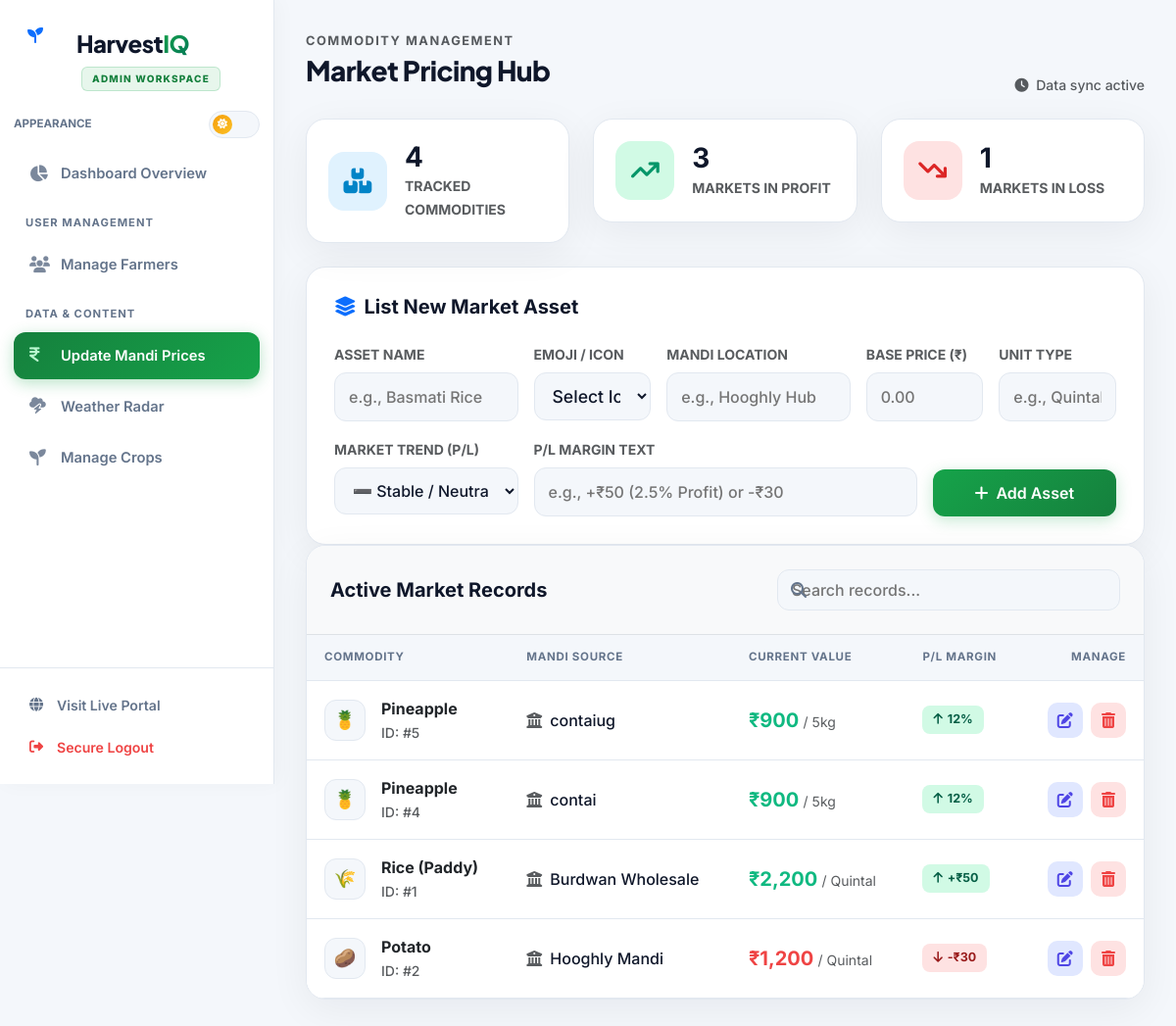
Page /admin/manage_prices.php (signed in) on the committed database.
### tables this page shows
CREATE TABLE `market_prices` (
  `id` int(11) NOT NULL,
  `crop_name` varchar(100) NOT NULL,
  `icon` varchar(50) NOT NULL,
  `price` decimal(10,2) NOT NULL,
  `unit` varchar(50) NOT NULL,
  `mandi_name` varchar(100) NOT NULL,
  `trend` enum('up','down','stable') NOT NULL DEFAULT 'stable',
  `price_change` varchar(50) NOT NULL,
  `updated_at` timestamp NOT NULL DEFAULT current_timestamp() ON UPDATE current_timestamp()
);

### admin/manage_prices.php (the view, shortened to what this page needs)
<?php
require '../db.php';
$all_prices = mysqli_query($conn, "SELECT * FROM market_prices ORDER BY updated_at DESC");
$total_crops = mysqli_num_rows($all_prices);
$profit_markets = 0;
$loss_markets = 0;
$stats_query = mysqli_query($conn, "SELECT trend, COUNT(*) as count FROM market_prices GROUP BY trend");
while($stat = mysqli_fetch_assoc($stats_query)) {
    if($stat['trend'] == 'up') $profit_markets = $stat['count'];
    if($stat['trend'] == 'down') $loss_markets = $stat['count'];
}
?>
<!DOCTYPE html>
<html lang="en">
<head>
    <link href="https://cdn.jsdelivr.net/npm/bootstrap@5.3.0/dist/css/bootstrap.min.css" rel="stylesheet">
</head>
<body class="admin-body">
    <?php require 'admin_sidebar.php'; ?>
    <div class="admin-main">
    <div class="admin-page-wrap">
        <div class="d-flex justify-content-between align-items-end mb-4">
            <div>
                <p class="text-muted mb-1 fw-bold" style="text-transform: uppercase; letter-spacing: 1.5px; font-size: 0.8rem;">Commodity Management</p>
                <h2 class="page-title">Market Pricing Hub</h2>
            </div>
            <div class="text-end text-muted small fw-medium">
                <i class="fa-solid fa-clock me-1"></i> Data sync active
            </div>
        </div>
        <div class="row g-4 mb-4">
            <div class="col-md-4">
                <div class="stat-card">
                    <div class="stat-icon" style="background: #E0F2FE; color: #0284C7;"><i class="fa-solid fa-boxes-stacked"></i></div>
                    <div><h3 class="mb-0 fw-bold brand-font"><?php echo $total_crops; ?></h3><span class="text-muted small fw-bold">TRACKED COMMODITIES</span></div>
                </div>
            </div>
            <div class="col-md-4">
                <div class="stat-card">
                    <div class="stat-icon" style="background: #D1FAE5; color: #059669;"><i class="fa-solid fa-arrow-trend-up"></i></div>
                    <div><h3 class="mb-0 fw-bold brand-font"><?php echo $profit_markets; ?></h3><span class="text-muted small fw-bold">MARKETS IN PROFIT</span></div>
                </div>
            </div>
            <div class="col-md-4">
                <div class="stat-card">
                    <div class="stat-icon" style="background: #FEE2E2; color: #DC2626;"><i class="fa-solid fa-arrow-trend-down"></i></div>
                    <div><h3 class="mb-0 fw-bold brand-font"><?php echo $loss_markets; ?></h3><span class="text-muted small fw-bold">MARKETS IN LOSS</span></div>
                </div>
            </div>
        </div>
        <div class="admin-panel-card">
            <h5 class="fw-bold mb-4 brand-font"><i class="fa-solid fa-layer-group text-primary me-2"></i>List New Market Asset</h5>
            <form action="manage_prices.php" method="POST">
                <div class="row g-3">
                    <div class="col-md-3">
                        <label class="form-label small fw-bold text-muted">ASSET NAME</label>
                        <input type="text" name="crop_name" class="form-control-custom" placeholder="e.g., Basmati Rice" required>
                    </div>
                    <div class="col-md-2">
    <label class="form-label small fw-bold text-muted">EMOJI / ICON</label>
    <select name="icon" class="form-select-custom" style="font-size: 1.1rem;" required>
        <option value="" disabled selected>Select Icon</option>
    </select>
</div>
                    <div class="col-md-3">
                        <label class="form-label small fw-bold text-muted">MANDI LOCATION</label>
                        <input type="text" name="mandi_name" class="form-control-custom" placeholder="e.g., Hooghly Hub" required>
                    </div>
                    <div class="col-md-2">
                        <label class="form-label small fw-bold text-muted">BASE PRICE (₹)</label>
                        <input type="number" name="price" class="form-control-custom" placeholder="0.00" required>
                    </div>
                    <div class="col-md-2">
                        <label class="form-label small fw-bold text-muted">UNIT TYPE</label>
                        <input type="text" name="unit" class="form-control-custom" placeholder="e.g., Quintal" required>
                    </div>
                    <div class="col-md-3">
                        <label class="form-label small fw-bold text-muted">MARKET TREND (P/L)</label>
                        <select name="trend" class="form-select-custom" required>
                            <option value="stable">➖ Stable / Neutral</option>
                        </select>
                    </div>
                    <div class="col-md-6">
                        <label class="form-label small fw-bold text-muted">P/L MARGIN TEXT</label>
                        <input type="text" name="price_change" class="form-control-custom" placeholder="e.g., +₹50 (2.5% Profit) or -₹30">
                    </div>
                    <div class="col-md-3 d-flex align-items-end">
                        <button type="submit" name="add_price" class="btn-brand w-100"><i class="fa-solid fa-plus"></i> Add Asset</button>
                    </div>
                </div>
            </form>
        </div>
        <div class="admin-panel-card p-0 overflow-hidden">
            <div class="p-4 border-bottom d-flex justify-content-between align-items-center bg-light">
                <h5 class="m-0 fw-bold brand-font">Active Market Records</h5>
                <div class="search-wrapper m-0">
                    <i class="fa-solid fa-magnifying-glass"></i>
                    <input type="text" id="tableSearch" class="form-control-custom py-2" placeholder="Search records..." onkeyup="searchTable()">
                </div>
            </div>
            <div class="table-responsive">
                <table class="table table-custom" id="marketTable">
                    <thead>
                        <tr>
                            <th>Commodity</th>
                            <th>Mandi Source</th>
                            <th>Current Value</th>
                            <th>P/L Margin</th>
                            <th class="text-end">Manage</th>
                        </tr>
                    </thead>
                    <tbody>
                        <?php mysqli_data_seek($all_prices, 0);  ?>
                        <?php while($row = mysqli_fetch_assoc($all_prices)) { ?>
                        <tr class="data-row">
                            <td>
                                <div class="d-flex align-items-center gap-3">
                                    <div class="icon-box"><?php echo htmlspecialchars($row['icon']); ?></div>
                                    <div>
                                        <span class="d-block fw-bold text-dark search-target"><?php echo htmlspecialchars($row['crop_name']); ?></span>
                                        <span class="small text-muted">ID: #<?php echo $row['id']; ?></span>
                                    </div>
                                </div>
                            </td>
                            <td class="search-target"><i class="fa-solid fa-building-columns text-muted me-2"></i><?php echo htmlspecialchars($row['mandi_name']); ?></td>
                            <td>
                                <?php
                                    $priceColor = 'stable-text';
                                    if($row['trend'] == 'up') $priceColor = 'profit-text';
                                    if($row['trend'] == 'down') $priceColor = 'loss-text';
                                ?>
                                <span class="fs-5 <?php echo $priceColor; ?>">₹<?php echo number_format($row['price']); ?></span>
                                <span class="text-muted small fw-normal">/ <?php echo htmlspecialchars($row['unit']); ?></span>
                            </td>
                            <td>
                                <?php if($row['trend'] == 'up'): ?>
                                    <span class="badge-trend badge-up"><i class="fa-solid fa-arrow-up"></i> <?php echo htmlspecialchars($row['price_change']); ?></span>
                                <?php elseif($row['trend'] == 'down'): ?>
                                    <span class="badge-trend badge-down"><i class="fa-solid fa-arrow-down"></i> <?php echo htmlspecialchars($row['price_change']); ?></span>
                                <?php else: ?>
                                    <span class="badge-trend badge-stable"><i class="fa-solid fa-minus"></i> Stable</span>
                                <?php endif; ?>
                            </td>
                            <td class="text-end">
                                <button class="action-btn btn-edit me-1" onclick="openEditModal(<?php echo $row['id']; ?>, '<?php echo $row['price']; ?>', '<?php echo $row['trend']; ?>', '<?php echo htmlspecialchars(addslashes($row['price_change'])); ?>', '<?php echo htmlspecialchars(addslashes($row['crop_name'])); ?>')">
                                    <i class="fa-solid fa-pen-to-square"></i>
                                </button>
                                <a href="manage_prices.php?delete=<?php echo $row['id']; ?>" class="action-btn btn-delete" onclick="return confirm('Permanently remove this market data?');">
                                    <i class="fa-solid fa-trash-can"></i>
                                </a>
                            </td>
                        </tr>
                        <?php } ?>
                    </tbody>
                </table>
            </div>
        </div>
    </div>
    </div>
</body>
</html>

### admin/admin.css (style rules this page uses)
:root { --admin-bg: #F4F7FB; --admin-surface: #FFFFFF; --admin-primary: #16a34a; --admin-primary-dark: #15803d; --admin-text: #0F172A; --admin-muted: #64748B; --admin-border: #E2E8F0; --sidebar-width: 280px; --admin-glass: rgba(255, 255, 255, 0.92); --admin-shadow: 0 10px 40px rgba(15, 23, 42, 0.06); }
body.admin-body { background: var(--admin-bg); font-family: 'Inter', sans-serif; color: var(--admin-text); margin: 0; transition: background 0.35s ease, color 0.35s ease; }
.admin-main { margin-left: var(--sidebar-width); min-height: 100vh; width: calc(100% - var(--sidebar-width)); display: flex; flex-direction: column; transition: margin 0.35s ease, width 0.35s ease; }
.dashboard-container, .admin-page-wrap { padding: 32px; flex-grow: 1; }
.header-title, .page-title { font-family: 'Plus Jakarta Sans', sans-serif; font-weight: 800; font-size: 1.75rem; letter-spacing: -0.02em; color: var(--admin-text); }
.stat-card { background: var(--admin-surface); padding: 22px; border-radius: 20px; box-shadow: var(--admin-shadow); display: flex; align-items: center; gap: 18px; border: 1px solid var(--admin-border); transition: all 0.3s ease; }
.stat-icon { width: 60px; height: 60px; border-radius: 16px; display: flex; align-items: center; justify-content: center; font-size: 1.6rem; flex-shrink: 0; }
.content-card, .custom-table-card, .form-card, .admin-panel-card { background: var(--admin-surface); border-radius: 20px; padding: 28px; box-shadow: var(--admin-shadow); border: 1px solid var(--admin-border); transition: box-shadow 0.3s; }
.search-wrapper { position: relative; width: min(350px, 100%); }
.search-wrapper i { position: absolute; left: 14px; top: 50%; transform: translateY(-50%); color: var(--admin-muted); }
.search-input, .form-control-custom, .form-select-custom { width: 100%; padding: 12px 14px 12px 42px; border: 1px solid var(--admin-border); border-radius: 12px; background: var(--admin-bg); color: var(--admin-text); font-weight: 500; transition: 0.25s; font-family: inherit; }
.form-control-custom, .form-select-custom { padding-left: 14px; }
.btn-add-user, .btn-submit, .btn-brand { background: linear-gradient(135deg, var(--admin-primary), var(--admin-primary-dark)); color: #fff; padding: 12px 24px; border-radius: 12px; font-weight: 600; text-decoration: none; display: inline-flex; align-items: center; justify-content: center; gap: 8px; transition: 0.3s; border: none; cursor: pointer; font-family: inherit; box-shadow: 0 4px 15px rgba(22, 163, 74, 0.25); }
.table-responsive { overflow-x: auto; -webkit-overflow-scrolling: touch; }
.table-custom, .table { margin-bottom: 0; width: 100%; }
.table-custom thead th, .table thead th { color: var(--admin-muted); font-weight: 700; padding: 14px 18px; text-transform: uppercase; font-size: 0.72rem; letter-spacing: 0.06em; background: var(--admin-bg); border-bottom: 1px solid var(--admin-border); white-space: nowrap; }
.table-custom tbody td, .table tbody td { padding: 16px 18px; border-bottom: 1px solid var(--admin-border); font-weight: 500; color: var(--admin-text); vertical-align: middle; }
.table-custom tbody tr, .table tbody tr { transition: background 0.2s; }
.btn-action, .action-btn { width: 36px; height: 36px; border-radius: 10px; display: inline-flex; align-items: center; justify-content: center; text-decoration: none; transition: 0.2s; border: none; cursor: pointer; }
.btn-edit { background: #E0E7FF; color: #4F46E5; }
.btn-delete { background: #FEE2E2; color: #EF4444; }
.profit-text { color: #10B981; font-weight: 700; }
.loss-text { color: #EF4444; font-weight: 700; }
.badge-trend { padding: 5px 11px; border-radius: 8px; font-size: 0.78rem; font-weight: 700; display: inline-flex; align-items: center; gap: 5px; }
.badge-up { background: #D1FAE5; color: #065F46; }
.badge-down { background: #FEE2E2; color: #991B1B; }
.icon-box { width: 42px; height: 42px; background: var(--admin-bg); border-radius: 12px; display: inline-flex; align-items: center; justify-content: center; font-size: 1.15rem; border: 1px solid var(--admin-border); }

### rows in the picture
market_prices: icon "🍍", crop_name "Pineapple", id "5", mandi_name "contaiug", price "900", unit "5kg", price_change "12%"
market_prices: icon "🍍", crop_name "Pineapple", id "4", mandi_name "contai", price "900", unit "5kg", price_change "12%"
market_prices: icon "🌾", crop_name "Rice (Paddy)", id "1", mandi_name "Burdwan Wholesale", price "2,200", unit "Quintal", price_change "+₹50"
market_prices: icon "🥔", crop_name "Potato", id "2", mandi_name "Hooghly Mandi", price "1,200", unit "Quintal", price_change "-₹30"

### other values in the picture
$total_crops "4"
$profit_markets "3"
$loss_markets "1"
